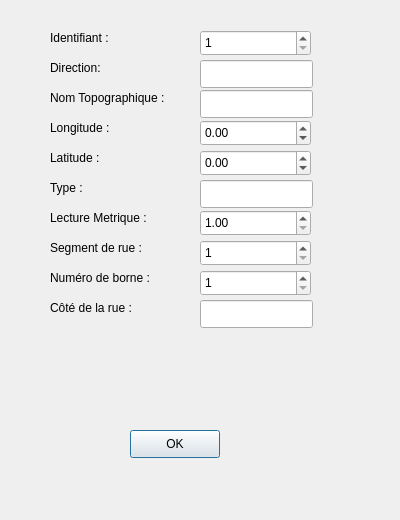
<?xml version="1.0" encoding="UTF-8"?>
<ui version="4.0">
 <class>AjoutBorneStatInterface</class>
 <widget class="QDialog" name="AjoutBorneStatInterface">
  <property name="geometry">
   <rect>
    <x>0</x>
    <y>0</y>
    <width>400</width>
    <height>520</height>
   </rect>
  </property>
  <property name="windowTitle">
   <string>AjoutBorneStatInterface</string>
  </property>
  <widget class="QLabel" name="label">
   <property name="geometry">
    <rect>
     <x>50</x>
     <y>30</y>
     <width>71</width>
     <height>16</height>
    </rect>
   </property>
   <property name="text">
    <string>Identifiant :</string>
   </property>
  </widget>
  <widget class="QSpinBox" name="spinBoxIdentifiant">
   <property name="geometry">
    <rect>
     <x>200</x>
     <y>30</y>
     <width>111</width>
     <height>26</height>
    </rect>
   </property>
   <property name="minimum">
    <number>1</number>
   </property>
   <property name="maximum">
    <number>1000000</number>
   </property>
  </widget>
  <widget class="QLabel" name="label_2">
   <property name="geometry">
    <rect>
     <x>50</x>
     <y>60</y>
     <width>71</width>
     <height>16</height>
    </rect>
   </property>
   <property name="text">
    <string>Direction:</string>
   </property>
  </widget>
  <widget class="QLabel" name="label_3">
   <property name="geometry">
    <rect>
     <x>50</x>
     <y>90</y>
     <width>141</width>
     <height>16</height>
    </rect>
   </property>
   <property name="text">
    <string>Nom Topographique :</string>
   </property>
  </widget>
  <widget class="QLabel" name="label_4">
   <property name="geometry">
    <rect>
     <x>50</x>
     <y>120</y>
     <width>71</width>
     <height>16</height>
    </rect>
   </property>
   <property name="text">
    <string>Longitude :</string>
   </property>
  </widget>
  <widget class="QLabel" name="label_5">
   <property name="geometry">
    <rect>
     <x>50</x>
     <y>150</y>
     <width>58</width>
     <height>16</height>
    </rect>
   </property>
   <property name="text">
    <string>Latitude :</string>
   </property>
  </widget>
  <widget class="QLabel" name="label_6">
   <property name="geometry">
    <rect>
     <x>50</x>
     <y>180</y>
     <width>58</width>
     <height>16</height>
    </rect>
   </property>
   <property name="text">
    <string>Type :</string>
   </property>
  </widget>
  <widget class="QLabel" name="label_7">
   <property name="geometry">
    <rect>
     <x>50</x>
     <y>210</y>
     <width>121</width>
     <height>16</height>
    </rect>
   </property>
   <property name="text">
    <string>Lecture Metrique :</string>
   </property>
  </widget>
  <widget class="QLabel" name="label_8">
   <property name="geometry">
    <rect>
     <x>50</x>
     <y>240</y>
     <width>111</width>
     <height>16</height>
    </rect>
   </property>
   <property name="text">
    <string>Segment de rue :</string>
   </property>
  </widget>
  <widget class="QLabel" name="label_9">
   <property name="geometry">
    <rect>
     <x>50</x>
     <y>270</y>
     <width>121</width>
     <height>16</height>
    </rect>
   </property>
   <property name="text">
    <string>Numéro de borne :</string>
   </property>
  </widget>
  <widget class="QLabel" name="label_10">
   <property name="geometry">
    <rect>
     <x>50</x>
     <y>300</y>
     <width>101</width>
     <height>16</height>
    </rect>
   </property>
   <property name="text">
    <string>Côté de la rue :</string>
   </property>
  </widget>
  <widget class="QLineEdit" name="lineEditDirection">
   <property name="geometry">
    <rect>
     <x>200</x>
     <y>60</y>
     <width>113</width>
     <height>28</height>
    </rect>
   </property>
  </widget>
  <widget class="QLineEdit" name="lineEditNomTopographique">
   <property name="geometry">
    <rect>
     <x>200</x>
     <y>90</y>
     <width>113</width>
     <height>28</height>
    </rect>
   </property>
  </widget>
  <widget class="QDoubleSpinBox" name="doubleSpinBoxLongitude">
   <property name="geometry">
    <rect>
     <x>200</x>
     <y>120</y>
     <width>111</width>
     <height>26</height>
    </rect>
   </property>
   <property name="minimum">
    <double>-1000000.000000000000000</double>
   </property>
   <property name="maximum">
    <double>1000000.000000000000000</double>
   </property>
  </widget>
  <widget class="QDoubleSpinBox" name="doubleSpinBoxLatitude">
   <property name="geometry">
    <rect>
     <x>200</x>
     <y>150</y>
     <width>111</width>
     <height>26</height>
    </rect>
   </property>
   <property name="decimals">
    <number>2</number>
   </property>
   <property name="minimum">
    <double>-1000000.000000000000000</double>
   </property>
   <property name="maximum">
    <double>1000000.000000000000000</double>
   </property>
  </widget>
  <widget class="QLineEdit" name="lineEditType">
   <property name="geometry">
    <rect>
     <x>200</x>
     <y>180</y>
     <width>113</width>
     <height>28</height>
    </rect>
   </property>
  </widget>
  <widget class="QDoubleSpinBox" name="doubleSpinBoxLectureMetrique">
   <property name="geometry">
    <rect>
     <x>200</x>
     <y>210</y>
     <width>111</width>
     <height>26</height>
    </rect>
   </property>
   <property name="minimum">
    <double>1.000000000000000</double>
   </property>
   <property name="maximum">
    <double>1000000.000000000000000</double>
   </property>
  </widget>
  <widget class="QSpinBox" name="spinBoxSegmentRue">
   <property name="geometry">
    <rect>
     <x>200</x>
     <y>240</y>
     <width>111</width>
     <height>26</height>
    </rect>
   </property>
   <property name="minimum">
    <number>1</number>
   </property>
   <property name="maximum">
    <number>1000000</number>
   </property>
  </widget>
  <widget class="QSpinBox" name="spinBoxNumBorne">
   <property name="geometry">
    <rect>
     <x>200</x>
     <y>270</y>
     <width>111</width>
     <height>26</height>
    </rect>
   </property>
   <property name="minimum">
    <number>1</number>
   </property>
   <property name="maximum">
    <number>9999</number>
   </property>
  </widget>
  <widget class="QLineEdit" name="lineEditCoteRue">
   <property name="geometry">
    <rect>
     <x>200</x>
     <y>300</y>
     <width>113</width>
     <height>28</height>
    </rect>
   </property>
  </widget>
  <widget class="QPushButton" name="pushButtonOK">
   <property name="geometry">
    <rect>
     <x>130</x>
     <y>430</y>
     <width>90</width>
     <height>28</height>
    </rect>
   </property>
   <property name="text">
    <string>OK</string>
   </property>
  </widget>
 </widget>
 <resources/>
 <connections>
  <connection>
   <sender>pushButtonOK</sender>
   <signal>clicked()</signal>
   <receiver>AjoutBorneStatInterface</receiver>
   <slot>validerValeur()</slot>
   <hints>
    <hint type="sourcelabel">
     <x>174</x>
     <y>443</y>
    </hint>
    <hint type="destinationlabel">
     <x>199</x>
     <y>259</y>
    </hint>
   </hints>
  </connection>
 </connections>
 <slots>
  <slot>validerValeur()</slot>
 </slots>
</ui>
